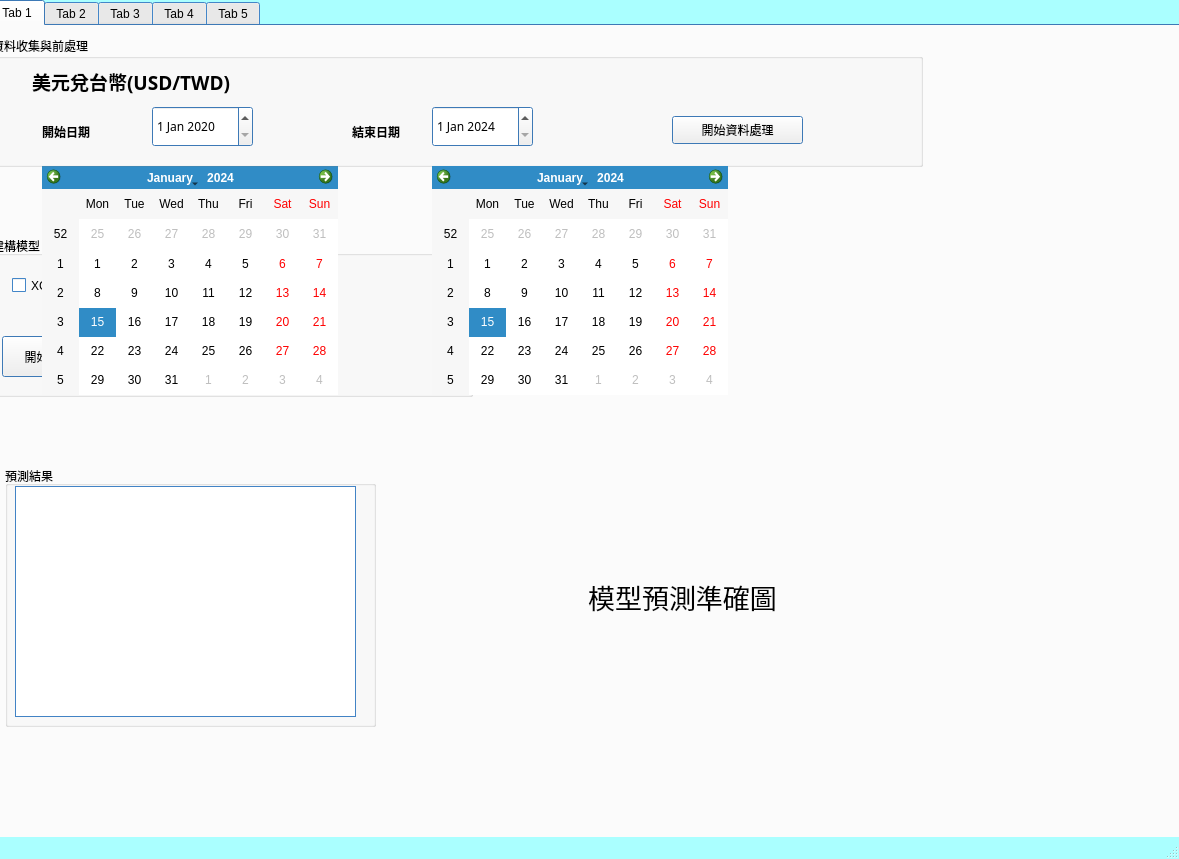
<?xml version="1.0" encoding="UTF-8"?>
<ui version="4.0">
 <class>MainWindow</class>
 <widget class="QMainWindow" name="MainWindow">
  <property name="geometry">
   <rect>
    <x>0</x>
    <y>0</y>
    <width>1179</width>
    <height>859</height>
   </rect>
  </property>
  <property name="palette">
   <palette>
    <active>
     <colorrole role="Base">
      <brush brushstyle="SolidPattern">
       <color alpha="255">
        <red>255</red>
        <green>255</green>
        <blue>255</blue>
       </color>
      </brush>
     </colorrole>
     <colorrole role="Window">
      <brush brushstyle="SolidPattern">
       <color alpha="255">
        <red>170</red>
        <green>255</green>
        <blue>255</blue>
       </color>
      </brush>
     </colorrole>
    </active>
    <inactive>
     <colorrole role="Base">
      <brush brushstyle="SolidPattern">
       <color alpha="255">
        <red>255</red>
        <green>255</green>
        <blue>255</blue>
       </color>
      </brush>
     </colorrole>
     <colorrole role="Window">
      <brush brushstyle="SolidPattern">
       <color alpha="255">
        <red>170</red>
        <green>255</green>
        <blue>255</blue>
       </color>
      </brush>
     </colorrole>
    </inactive>
    <disabled>
     <colorrole role="Base">
      <brush brushstyle="SolidPattern">
       <color alpha="255">
        <red>170</red>
        <green>255</green>
        <blue>255</blue>
       </color>
      </brush>
     </colorrole>
     <colorrole role="Window">
      <brush brushstyle="SolidPattern">
       <color alpha="255">
        <red>170</red>
        <green>255</green>
        <blue>255</blue>
       </color>
      </brush>
     </colorrole>
    </disabled>
   </palette>
  </property>
  <property name="windowTitle">
   <string>MainWindow</string>
  </property>
  <widget class="QWidget" name="centralwidget">
   <widget class="QTabWidget" name="tabWidget">
    <property name="geometry">
     <rect>
      <x>-10</x>
      <y>0</y>
      <width>1201</width>
      <height>841</height>
     </rect>
    </property>
    <property name="sizeIncrement">
     <size>
      <width>0</width>
      <height>0</height>
     </size>
    </property>
    <property name="palette">
     <palette>
      <active>
       <colorrole role="WindowText">
        <brush brushstyle="SolidPattern">
         <color alpha="255">
          <red>0</red>
          <green>0</green>
          <blue>0</blue>
         </color>
        </brush>
       </colorrole>
       <colorrole role="Base">
        <brush brushstyle="SolidPattern">
         <color alpha="255">
          <red>255</red>
          <green>255</green>
          <blue>255</blue>
         </color>
        </brush>
       </colorrole>
       <colorrole role="Window">
        <brush brushstyle="SolidPattern">
         <color alpha="255">
          <red>85</red>
          <green>170</green>
          <blue>255</blue>
         </color>
        </brush>
       </colorrole>
      </active>
      <inactive>
       <colorrole role="WindowText">
        <brush brushstyle="SolidPattern">
         <color alpha="255">
          <red>0</red>
          <green>0</green>
          <blue>0</blue>
         </color>
        </brush>
       </colorrole>
       <colorrole role="Base">
        <brush brushstyle="SolidPattern">
         <color alpha="255">
          <red>255</red>
          <green>255</green>
          <blue>255</blue>
         </color>
        </brush>
       </colorrole>
       <colorrole role="Window">
        <brush brushstyle="SolidPattern">
         <color alpha="255">
          <red>85</red>
          <green>170</green>
          <blue>255</blue>
         </color>
        </brush>
       </colorrole>
      </inactive>
      <disabled>
       <colorrole role="WindowText">
        <brush brushstyle="SolidPattern">
         <color alpha="255">
          <red>120</red>
          <green>120</green>
          <blue>120</blue>
         </color>
        </brush>
       </colorrole>
       <colorrole role="Base">
        <brush brushstyle="SolidPattern">
         <color alpha="255">
          <red>85</red>
          <green>170</green>
          <blue>255</blue>
         </color>
        </brush>
       </colorrole>
       <colorrole role="Window">
        <brush brushstyle="SolidPattern">
         <color alpha="255">
          <red>85</red>
          <green>170</green>
          <blue>255</blue>
         </color>
        </brush>
       </colorrole>
      </disabled>
     </palette>
    </property>
    <property name="tabPosition">
     <enum>QTabWidget::North</enum>
    </property>
    <property name="currentIndex">
     <number>0</number>
    </property>
    <widget class="QWidget" name="tab">
     <attribute name="title">
      <string>Tab 1</string>
     </attribute>
     <widget class="QGroupBox" name="groupBox_2">
      <property name="geometry">
       <rect>
        <x>13</x>
        <y>440</y>
        <width>371</width>
        <height>261</height>
       </rect>
      </property>
      <property name="title">
       <string>預測結果</string>
      </property>
      <widget class="QTableWidget" name="tableWidget_2">
       <property name="geometry">
        <rect>
         <x>10</x>
         <y>20</y>
         <width>341</width>
         <height>231</height>
        </rect>
       </property>
      </widget>
     </widget>
     <widget class="QTabWidget" name="tabWidget_2">
      <property name="geometry">
       <rect>
        <x>280</x>
        <y>-80</y>
        <width>361</width>
        <height>80</height>
       </rect>
      </property>
      <property name="tabPosition">
       <enum>QTabWidget::North</enum>
      </property>
      <property name="currentIndex">
       <number>0</number>
      </property>
      <widget class="QWidget" name="tab_11">
       <attribute name="title">
        <string>Tab 1</string>
       </attribute>
      </widget>
      <widget class="QWidget" name="tab_12">
       <attribute name="title">
        <string>Tab 2</string>
       </attribute>
      </widget>
      <widget class="QWidget" name="tab_13">
       <attribute name="title">
        <string>Tab 3</string>
       </attribute>
      </widget>
      <widget class="QWidget" name="tab_14">
       <attribute name="title">
        <string>Tab 4</string>
       </attribute>
      </widget>
      <widget class="QWidget" name="tab_15">
       <attribute name="title">
        <string>Tab 5</string>
       </attribute>
      </widget>
     </widget>
     <widget class="QGroupBox" name="groupBox">
      <property name="geometry">
       <rect>
        <x>0</x>
        <y>210</y>
        <width>481</width>
        <height>161</height>
       </rect>
      </property>
      <property name="title">
       <string>建構模型</string>
      </property>
      <widget class="QCheckBox" name="checkBox_5">
       <property name="geometry">
        <rect>
         <x>20</x>
         <y>40</y>
         <width>111</width>
         <height>19</height>
        </rect>
       </property>
       <property name="text">
        <string>XGBoost</string>
       </property>
      </widget>
      <widget class="QCheckBox" name="checkBox_6">
       <property name="geometry">
        <rect>
         <x>150</x>
         <y>40</y>
         <width>85</width>
         <height>19</height>
        </rect>
       </property>
       <property name="text">
        <string>LSTM</string>
       </property>
      </widget>
      <widget class="QPushButton" name="pushButton_3">
       <property name="geometry">
        <rect>
         <x>10</x>
         <y>100</y>
         <width>93</width>
         <height>41</height>
        </rect>
       </property>
       <property name="text">
        <string>開始預測</string>
       </property>
      </widget>
     </widget>
     <widget class="QCalendarWidget" name="calendarWidget">
      <property name="geometry">
       <rect>
        <x>50</x>
        <y>140</y>
        <width>296</width>
        <height>229</height>
       </rect>
      </property>
     </widget>
     <widget class="QGroupBox" name="groupBox_3">
      <property name="geometry">
       <rect>
        <x>0</x>
        <y>10</y>
        <width>931</width>
        <height>131</height>
       </rect>
      </property>
      <property name="font">
       <font>
        <family>Arial Rounded MT Bold</family>
       </font>
      </property>
      <property name="title">
       <string>資料收集與前處理</string>
      </property>
      <widget class="QPushButton" name="pushButton_4">
       <property name="geometry">
        <rect>
         <x>680</x>
         <y>80</y>
         <width>131</width>
         <height>28</height>
        </rect>
       </property>
       <property name="text">
        <string>開始資料處理</string>
       </property>
      </widget>
      <widget class="QDateEdit" name="dateEdit_3">
       <property name="geometry">
        <rect>
         <x>160</x>
         <y>70</y>
         <width>101</width>
         <height>41</height>
        </rect>
       </property>
       <property name="dateTime">
        <datetime>
         <hour>0</hour>
         <minute>0</minute>
         <second>0</second>
         <year>2020</year>
         <month>1</month>
         <day>1</day>
        </datetime>
       </property>
      </widget>
      <widget class="QDateEdit" name="dateEdit_4">
       <property name="geometry">
        <rect>
         <x>440</x>
         <y>70</y>
         <width>101</width>
         <height>41</height>
        </rect>
       </property>
       <property name="dateTime">
        <datetime>
         <hour>0</hour>
         <minute>0</minute>
         <second>0</second>
         <year>2024</year>
         <month>1</month>
         <day>1</day>
        </datetime>
       </property>
      </widget>
      <widget class="QLabel" name="label_5">
       <property name="geometry">
        <rect>
         <x>50</x>
         <y>80</y>
         <width>71</width>
         <height>31</height>
        </rect>
       </property>
       <property name="font">
        <font>
         <family>Cascadia Code SemiBold</family>
         <weight>75</weight>
         <bold>true</bold>
        </font>
       </property>
       <property name="text">
        <string>開始日期</string>
       </property>
      </widget>
      <widget class="QLabel" name="label_6">
       <property name="geometry">
        <rect>
         <x>360</x>
         <y>80</y>
         <width>71</width>
         <height>31</height>
        </rect>
       </property>
       <property name="font">
        <font>
         <family>Cascadia Code SemiBold</family>
         <weight>75</weight>
         <bold>true</bold>
        </font>
       </property>
       <property name="text">
        <string>結束日期</string>
       </property>
      </widget>
      <widget class="QLabel" name="label_2">
       <property name="geometry">
        <rect>
         <x>40</x>
         <y>30</y>
         <width>211</width>
         <height>31</height>
        </rect>
       </property>
       <property name="font">
        <font>
         <family>Bahnschrift SemiBold</family>
         <pointsize>14</pointsize>
         <weight>75</weight>
         <bold>true</bold>
        </font>
       </property>
       <property name="text">
        <string>美元兌台幣(USD/TWD)</string>
       </property>
      </widget>
     </widget>
     <widget class="QCalendarWidget" name="calendarWidget_2">
      <property name="geometry">
       <rect>
        <x>440</x>
        <y>140</y>
        <width>296</width>
        <height>229</height>
       </rect>
      </property>
     </widget>
     <widget class="QLabel" name="label_7">
      <property name="geometry">
       <rect>
        <x>400</x>
        <y>380</y>
        <width>581</width>
        <height>381</height>
       </rect>
      </property>
      <property name="font">
       <font>
        <family>Arial</family>
        <pointsize>20</pointsize>
       </font>
      </property>
      <property name="text">
       <string>模型預測準確圖</string>
      </property>
      <property name="textFormat">
       <enum>Qt::PlainText</enum>
      </property>
      <property name="pixmap">
       <pixmap>比較圖起始圖.png</pixmap>
      </property>
      <property name="scaledContents">
       <bool>true</bool>
      </property>
      <property name="alignment">
       <set>Qt::AlignCenter</set>
      </property>
     </widget>
    </widget>
    <widget class="QWidget" name="tab_3">
     <attribute name="title">
      <string>Tab 2</string>
     </attribute>
     <widget class="QLabel" name="label_8">
      <property name="geometry">
       <rect>
        <x>50</x>
        <y>20</y>
        <width>851</width>
        <height>321</height>
       </rect>
      </property>
      <property name="palette">
       <palette>
        <active>
         <colorrole role="WindowText">
          <brush brushstyle="SolidPattern">
           <color alpha="255">
            <red>85</red>
            <green>85</green>
            <blue>0</blue>
           </color>
          </brush>
         </colorrole>
        </active>
        <inactive>
         <colorrole role="WindowText">
          <brush brushstyle="SolidPattern">
           <color alpha="255">
            <red>85</red>
            <green>85</green>
            <blue>0</blue>
           </color>
          </brush>
         </colorrole>
        </inactive>
        <disabled>
         <colorrole role="WindowText">
          <brush brushstyle="SolidPattern">
           <color alpha="255">
            <red>120</red>
            <green>120</green>
            <blue>120</blue>
           </color>
          </brush>
         </colorrole>
        </disabled>
       </palette>
      </property>
      <property name="font">
       <font>
        <family>Agency FB</family>
        <pointsize>18</pointsize>
       </font>
      </property>
      <property name="text">
       <string>有效數據(月)K圖</string>
      </property>
      <property name="alignment">
       <set>Qt::AlignLeading|Qt::AlignLeft|Qt::AlignTop</set>
      </property>
     </widget>
     <widget class="QLabel" name="label_9">
      <property name="geometry">
       <rect>
        <x>50</x>
        <y>400</y>
        <width>851</width>
        <height>321</height>
       </rect>
      </property>
      <property name="palette">
       <palette>
        <active>
         <colorrole role="WindowText">
          <brush brushstyle="SolidPattern">
           <color alpha="255">
            <red>85</red>
            <green>85</green>
            <blue>0</blue>
           </color>
          </brush>
         </colorrole>
        </active>
        <inactive>
         <colorrole role="WindowText">
          <brush brushstyle="SolidPattern">
           <color alpha="255">
            <red>85</red>
            <green>85</green>
            <blue>0</blue>
           </color>
          </brush>
         </colorrole>
        </inactive>
        <disabled>
         <colorrole role="WindowText">
          <brush brushstyle="SolidPattern">
           <color alpha="255">
            <red>120</red>
            <green>120</green>
            <blue>120</blue>
           </color>
          </brush>
         </colorrole>
        </disabled>
       </palette>
      </property>
      <property name="font">
       <font>
        <family>Agency FB</family>
        <pointsize>18</pointsize>
       </font>
      </property>
      <property name="text">
       <string>有效數據熱量圖</string>
      </property>
      <property name="alignment">
       <set>Qt::AlignLeading|Qt::AlignLeft|Qt::AlignTop</set>
      </property>
     </widget>
    </widget>
    <widget class="QWidget" name="tab_4">
     <attribute name="title">
      <string>Tab 3</string>
     </attribute>
     <widget class="QLabel" name="label_10">
      <property name="geometry">
       <rect>
        <x>50</x>
        <y>20</y>
        <width>851</width>
        <height>321</height>
       </rect>
      </property>
      <property name="palette">
       <palette>
        <active>
         <colorrole role="WindowText">
          <brush brushstyle="SolidPattern">
           <color alpha="255">
            <red>85</red>
            <green>85</green>
            <blue>0</blue>
           </color>
          </brush>
         </colorrole>
        </active>
        <inactive>
         <colorrole role="WindowText">
          <brush brushstyle="SolidPattern">
           <color alpha="255">
            <red>85</red>
            <green>85</green>
            <blue>0</blue>
           </color>
          </brush>
         </colorrole>
        </inactive>
        <disabled>
         <colorrole role="WindowText">
          <brush brushstyle="SolidPattern">
           <color alpha="255">
            <red>120</red>
            <green>120</green>
            <blue>120</blue>
           </color>
          </brush>
         </colorrole>
        </disabled>
       </palette>
      </property>
      <property name="font">
       <font>
        <family>Agency FB</family>
        <pointsize>18</pointsize>
       </font>
      </property>
      <property name="text">
       <string>有效數據(月)K圖</string>
      </property>
      <property name="alignment">
       <set>Qt::AlignLeading|Qt::AlignLeft|Qt::AlignTop</set>
      </property>
     </widget>
     <widget class="QLabel" name="label_13">
      <property name="geometry">
       <rect>
        <x>50</x>
        <y>400</y>
        <width>851</width>
        <height>321</height>
       </rect>
      </property>
      <property name="palette">
       <palette>
        <active>
         <colorrole role="WindowText">
          <brush brushstyle="SolidPattern">
           <color alpha="255">
            <red>85</red>
            <green>85</green>
            <blue>0</blue>
           </color>
          </brush>
         </colorrole>
        </active>
        <inactive>
         <colorrole role="WindowText">
          <brush brushstyle="SolidPattern">
           <color alpha="255">
            <red>85</red>
            <green>85</green>
            <blue>0</blue>
           </color>
          </brush>
         </colorrole>
        </inactive>
        <disabled>
         <colorrole role="WindowText">
          <brush brushstyle="SolidPattern">
           <color alpha="255">
            <red>120</red>
            <green>120</green>
            <blue>120</blue>
           </color>
          </brush>
         </colorrole>
        </disabled>
       </palette>
      </property>
      <property name="font">
       <font>
        <family>Agency FB</family>
        <pointsize>18</pointsize>
       </font>
      </property>
      <property name="text">
       <string>有效數據熱量圖</string>
      </property>
      <property name="alignment">
       <set>Qt::AlignLeading|Qt::AlignLeft|Qt::AlignTop</set>
      </property>
     </widget>
    </widget>
    <widget class="QWidget" name="tab_5">
     <attribute name="title">
      <string>Tab 4</string>
     </attribute>
     <widget class="QLabel" name="label_11">
      <property name="geometry">
       <rect>
        <x>50</x>
        <y>20</y>
        <width>851</width>
        <height>321</height>
       </rect>
      </property>
      <property name="palette">
       <palette>
        <active>
         <colorrole role="WindowText">
          <brush brushstyle="SolidPattern">
           <color alpha="255">
            <red>85</red>
            <green>85</green>
            <blue>0</blue>
           </color>
          </brush>
         </colorrole>
        </active>
        <inactive>
         <colorrole role="WindowText">
          <brush brushstyle="SolidPattern">
           <color alpha="255">
            <red>85</red>
            <green>85</green>
            <blue>0</blue>
           </color>
          </brush>
         </colorrole>
        </inactive>
        <disabled>
         <colorrole role="WindowText">
          <brush brushstyle="SolidPattern">
           <color alpha="255">
            <red>120</red>
            <green>120</green>
            <blue>120</blue>
           </color>
          </brush>
         </colorrole>
        </disabled>
       </palette>
      </property>
      <property name="font">
       <font>
        <family>Agency FB</family>
        <pointsize>18</pointsize>
       </font>
      </property>
      <property name="text">
       <string>有效數據(月)K圖</string>
      </property>
      <property name="alignment">
       <set>Qt::AlignLeading|Qt::AlignLeft|Qt::AlignTop</set>
      </property>
     </widget>
     <widget class="QLabel" name="label_14">
      <property name="geometry">
       <rect>
        <x>50</x>
        <y>400</y>
        <width>851</width>
        <height>321</height>
       </rect>
      </property>
      <property name="palette">
       <palette>
        <active>
         <colorrole role="WindowText">
          <brush brushstyle="SolidPattern">
           <color alpha="255">
            <red>85</red>
            <green>85</green>
            <blue>0</blue>
           </color>
          </brush>
         </colorrole>
        </active>
        <inactive>
         <colorrole role="WindowText">
          <brush brushstyle="SolidPattern">
           <color alpha="255">
            <red>85</red>
            <green>85</green>
            <blue>0</blue>
           </color>
          </brush>
         </colorrole>
        </inactive>
        <disabled>
         <colorrole role="WindowText">
          <brush brushstyle="SolidPattern">
           <color alpha="255">
            <red>120</red>
            <green>120</green>
            <blue>120</blue>
           </color>
          </brush>
         </colorrole>
        </disabled>
       </palette>
      </property>
      <property name="font">
       <font>
        <family>Agency FB</family>
        <pointsize>18</pointsize>
       </font>
      </property>
      <property name="text">
       <string>有效數據熱量圖</string>
      </property>
      <property name="alignment">
       <set>Qt::AlignLeading|Qt::AlignLeft|Qt::AlignTop</set>
      </property>
     </widget>
    </widget>
    <widget class="QWidget" name="tab_2">
     <attribute name="title">
      <string>Tab 5</string>
     </attribute>
     <widget class="QLabel" name="label_12">
      <property name="geometry">
       <rect>
        <x>50</x>
        <y>20</y>
        <width>851</width>
        <height>321</height>
       </rect>
      </property>
      <property name="palette">
       <palette>
        <active>
         <colorrole role="WindowText">
          <brush brushstyle="SolidPattern">
           <color alpha="255">
            <red>85</red>
            <green>85</green>
            <blue>0</blue>
           </color>
          </brush>
         </colorrole>
        </active>
        <inactive>
         <colorrole role="WindowText">
          <brush brushstyle="SolidPattern">
           <color alpha="255">
            <red>85</red>
            <green>85</green>
            <blue>0</blue>
           </color>
          </brush>
         </colorrole>
        </inactive>
        <disabled>
         <colorrole role="WindowText">
          <brush brushstyle="SolidPattern">
           <color alpha="255">
            <red>120</red>
            <green>120</green>
            <blue>120</blue>
           </color>
          </brush>
         </colorrole>
        </disabled>
       </palette>
      </property>
      <property name="font">
       <font>
        <family>Agency FB</family>
        <pointsize>18</pointsize>
       </font>
      </property>
      <property name="text">
       <string>有效數據(月)K圖</string>
      </property>
      <property name="alignment">
       <set>Qt::AlignLeading|Qt::AlignLeft|Qt::AlignTop</set>
      </property>
     </widget>
     <widget class="QLabel" name="label_15">
      <property name="geometry">
       <rect>
        <x>50</x>
        <y>400</y>
        <width>851</width>
        <height>321</height>
       </rect>
      </property>
      <property name="palette">
       <palette>
        <active>
         <colorrole role="WindowText">
          <brush brushstyle="SolidPattern">
           <color alpha="255">
            <red>85</red>
            <green>85</green>
            <blue>0</blue>
           </color>
          </brush>
         </colorrole>
        </active>
        <inactive>
         <colorrole role="WindowText">
          <brush brushstyle="SolidPattern">
           <color alpha="255">
            <red>85</red>
            <green>85</green>
            <blue>0</blue>
           </color>
          </brush>
         </colorrole>
        </inactive>
        <disabled>
         <colorrole role="WindowText">
          <brush brushstyle="SolidPattern">
           <color alpha="255">
            <red>120</red>
            <green>120</green>
            <blue>120</blue>
           </color>
          </brush>
         </colorrole>
        </disabled>
       </palette>
      </property>
      <property name="font">
       <font>
        <family>Agency FB</family>
        <pointsize>18</pointsize>
       </font>
      </property>
      <property name="text">
       <string>有效數據熱量圖</string>
      </property>
      <property name="alignment">
       <set>Qt::AlignLeading|Qt::AlignLeft|Qt::AlignTop</set>
      </property>
     </widget>
    </widget>
   </widget>
  </widget>
  <widget class="QStatusBar" name="statusbar"/>
 </widget>
 <resources/>
 <connections/>
</ui>
